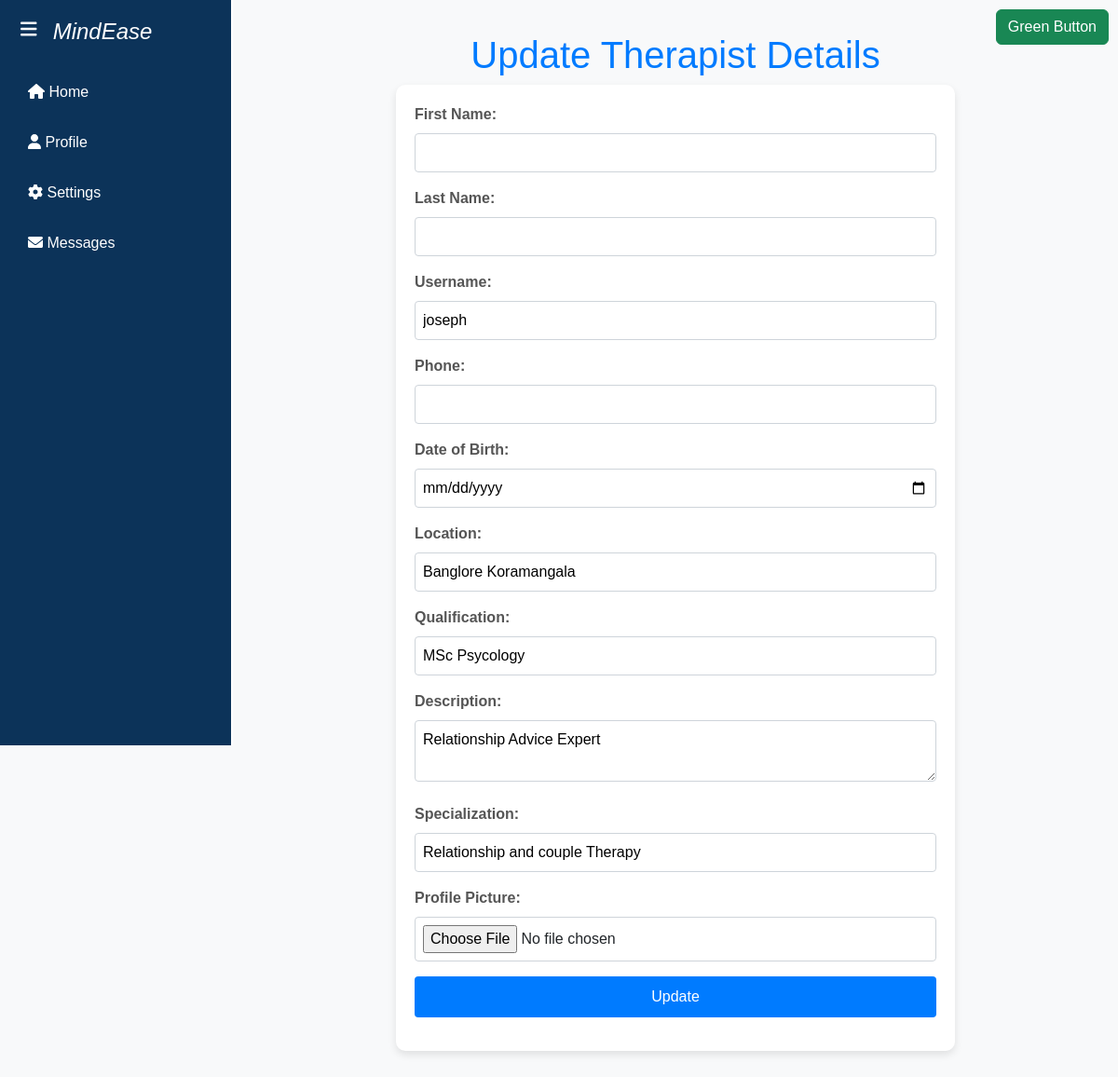
The app's page /therapists/48/update/ with its own data.
### app1/models.py (models this page shows)
class User(AbstractUser):
    class Role(models.TextChoices):
        ADMIN = "ADMIN", "Admin"
        THERAPIST = "THERAPIST", "Therapist"
        USER = "USER", "User"
    role = models.CharField(max_length=50, choices=Role.choices)
    phone_number = models.CharField(max_length=15, blank=True, null=True)
    dob = models.DateField(blank=True, null=True)
    location = models.CharField(max_length=255, blank=True, null=True)
    qualification = models.CharField(max_length=255, blank=True, null=True)
    description = models.TextField(blank=True, null=True)
    specialization = models.CharField(max_length=255, blank=True, null=True)
    is_approved = models.BooleanField(default=False)
    is_therapist = models.BooleanField(default=False)
    profile_picture = models.ImageField(upload_to='profile_pics/', blank=True, null=True)

### app1/views.py (the view, shortened to what this page needs)
# urls.py: path('therapists/<int:therapist_id>/update/', views.update_therapist, name='update_therapist'),
def update_therapist(request, therapist_id):
    therapist = get_object_or_404(User, id=therapist_id, role=User.Role.THERAPIST)
    return render(request, 'therapist_update.html', {'therapist': therapist})

### templates/therapist_update.html (shortened to what this page needs)
<!DOCTYPE html>
<html lang="en">
<head>
  <link href="https://cdn.jsdelivr.net/npm/bootstrap@5.3.0/dist/css/bootstrap.min.css" rel="stylesheet">
  <link href="https://cdnjs.cloudflare.com/ajax/libs/font-awesome/6.0.0/css/all.min.css" rel="stylesheet">
</head>
<body>
<div class="wrapper">
  <nav id="sidebar">
    <div class="sidebar-header">
      <strong><i><h3 id="brand">&nbsp;&nbsp;&nbsp;&nbsp;&nbsp;&nbsp;&nbsp;MindEase</h3></i></strong>
    </div>
    <div id="sidebar-content">
      <ul class="list-unstyled components">
        <li>
          <a href="/Tdash" class="sidebar-link">
            <i class="fas fa-home"></i> <span class="sidebar-content-text">Home</span>
          </a>
        </li>
        <li>
          <a href="#" class="sidebar-link">
            <i class="fas fa-user"></i> <span class="sidebar-content-text">Profile</span>
          </a>
        </li>
        <li>
          <a href="#" class="sidebar-link">
            <i class="fas fa-cog"></i> <span class="sidebar-content-text">Settings</span>
          </a>
        </li>
        <li>
          <a href="#" class="sidebar-link">
            <i class="fas fa-envelope"></i> <span class="sidebar-content-text">Messages</span>
          </a>
        </li>
      </ul>
    </div>
    <button type="button" id="sidebarCollapse" class="btn btn-dark">
      <i class="fas fa-bars"></i>
    </button>
  </nav>
  <div id="content">
    <div class="d-flex justify-content-between align-items-center">
      <button type="button" class="btn btn-success" id="top-right-button">Green Button</button>
    </div>
    <!DOCTYPE html>
<html>
<head>
</head>
<body>
    <h1>Update Therapist Details</h1>
    <form method="post" action="{% url 'update_therapist' therapist.id %}" enctype="multipart/form-data">
        <label for="firstname">First Name:</label>
        <input type="text" id="firstname" name="firstname" value="{{ therapist.firstname }}">
        <label for="lastname">Last Name:</label>
        <input type="text" id="lastname" name="lastname" value="{{ therapist.lastname }}">
        <label for="username">Username:</label>
        <input type="text" id="username" name="username" value="{{ therapist.username }}">
        <label for="phone">Phone:</label>
        <input type="tel" id="phone" name="phone" value="{{ therapist.phone }}">
        <label for="dob">Date of Birth:</label>
        <input type="date" id="dob" name="dob" value="{{ therapist.dob }}">
        <label for="location">Location:</label>
        <input type="text" id="location" name="location" value="{{ therapist.location }}">
        <label for="qualification">Qualification:</label>
        <input type="text" id="qualification" name="qualification" value="{{ therapist.qualification }}">
        <label for="description">Description:</label>
        <textarea id="description" name="description">{{ therapist.description }}</textarea>
        <label for="specialization">Specialization:</label>
        <input type="text" id="specialization" name="specialization" value="{{ therapist.specialization }}">
        <label for="profile_picture">Profile Picture:</label>
        <input type="file" id="profile_picture" name="profile_picture" value="{{ user.profile_picture }}">
        <input type="submit" value="Update">
    </form>
</body>
</html>
  </div>
</div>
</body>
</html>

### templates/therapist_update.html (style rules this page uses)
body { font-family: 'Arial', sans-serif; margin: 0; }
.wrapper { display: flex; position: relative; }
#sidebar { height: 100vh; width: 250px; position: fixed; top: 0; left: 0; background-color: #0c3359; padding-top: 20px; color: #fff; transition: all 0.3s; border-right: 2px solid #fff; }
#sidebar-content { padding: 20px; }
#content { flex-grow: 1; padding: 15px; transition: all 0.3s; margin-left: 250px; }
.sidebar-link { padding: 10px; text-decoration: none; color: #fff; display: block; margin-bottom: 10px; }
#top-right-button { position: fixed; top: 10px; right: 10px; }
#sidebarCollapse { position: fixed; top: 10px; left: 10px; z-index: 1; background: none; border: none; color: #fff; font-size: 20px; cursor: pointer; transition: all 0.3s; }
#brand { margin-left: 10px; font-size: 1.5em; }
body { font-family: Arial, sans-serif; background-color: #f8f9fa; margin: 0; padding: 20px; box-sizing: border-box; }
h1 { text-align: center; color: #007bff; }
form { max-width: 600px; margin: 0 auto; background-color: #ffffff; padding: 20px; border-radius: 10px; box-shadow: 0 4px 8px rgba(0, 0, 0, 0.1); }
label { display: block; margin-bottom: 8px; font-weight: bold; color: #555555; }
input, textarea, select { width: 100%; padding: 8px; margin-bottom: 16px; border: 1px solid #ced4da; border-radius: 4px; box-sizing: border-box; }
textarea { resize: vertical; }
input[type="submit"] { background-color: #007bff; color: #ffffff; padding: 10px 20px; border: none; border-radius: 4px; cursor: pointer; }

### records on screen
User: username "joseph", location "Banglore Koramangala", qualification "MSc Psycology", description "Relationship Advice Expert", specialization "Relationship and couple Therapy"
